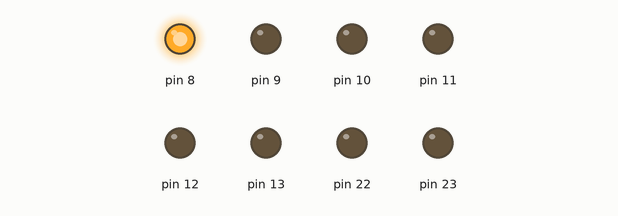
Bench run of a sketch on a simulated Arduino Uno, built with avr-gcc and run on an emulated ATmega328P. Parts: output pins drawn as LEDs (lit = HIGH).

Above: at 0.06 s.
At 0.19 s:
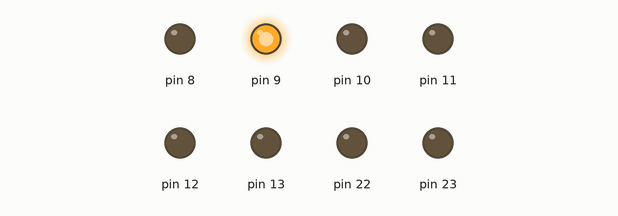
At 0.59 s:
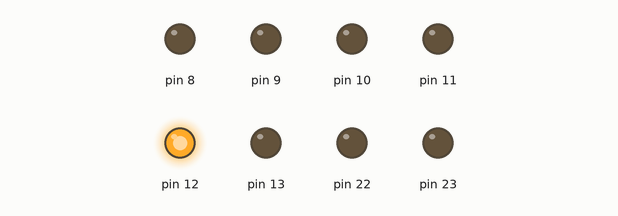
At 1.37 s:
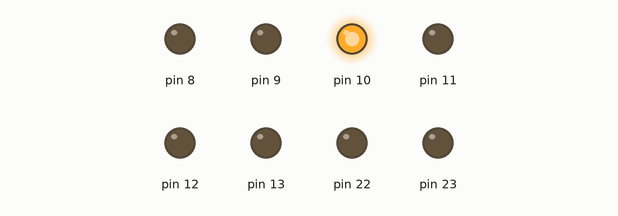
At 2.03 s:
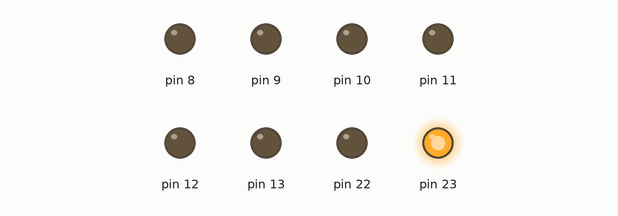
At 2.82 s:
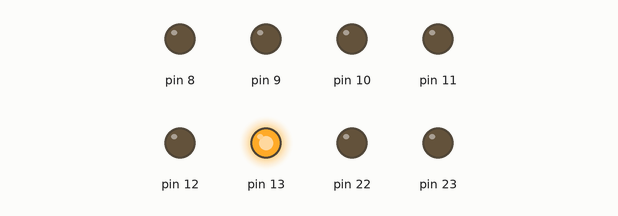
Timing chart, 0 to 3.1 s (numbered marks = the images above):
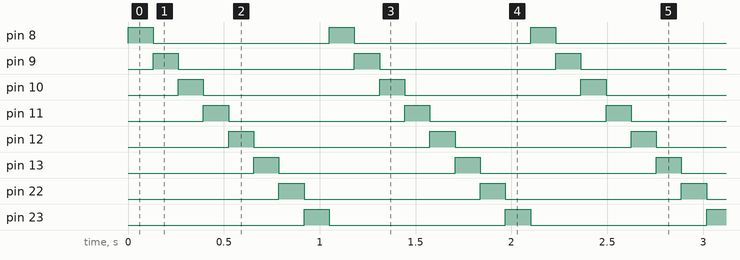

Measured:
- by itself, pin 8–13, pin 22, pin 23: alternates HIGH for 0.13 s and LOW for 0.92 s
- by itself, everything shown: repeats every 1.1 s, in 8 steps

The sketch:

sketch.ino
```cpp
//make the lights run from right to left for Port B
#include "led.h"

void setup() {
  // put your setup code here, to run once:
  init();
}

void loop() {
  // put your main code here, to run repeatedly:
  volatile long x;
  char s;
  volatile char i;
  for(i=0;i<=7;i++){
    s=1<<i;
    output(s);
    for(x=0;x<=60000;x++);
  }
}
```

led.h
```cpp
#ifndef LED_H
#define LED_H

void init();
void output(char x);

void init(){
  volatile char *PORT_dir = (char *)0x24;
  *PORT_dir = 0xFF;
}

void output(char x){
  volatile char *out = (char *)0x25;
  *out = x;
}

#endif
```
